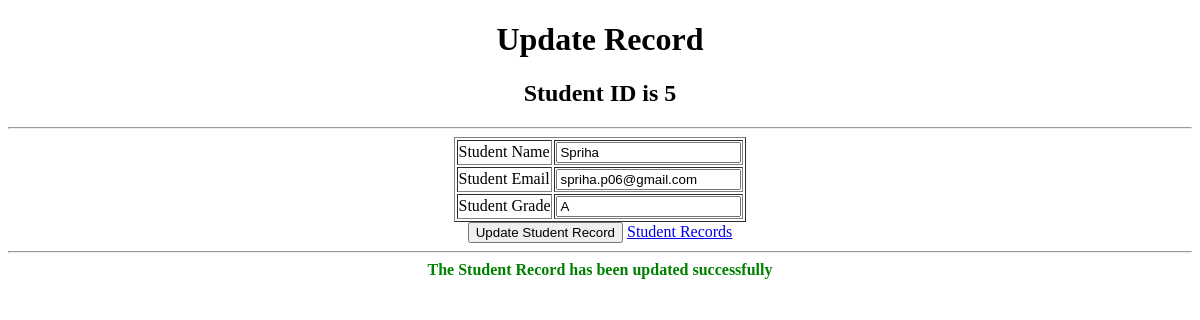
/Update/5, run on an earlier commit of the app's database.
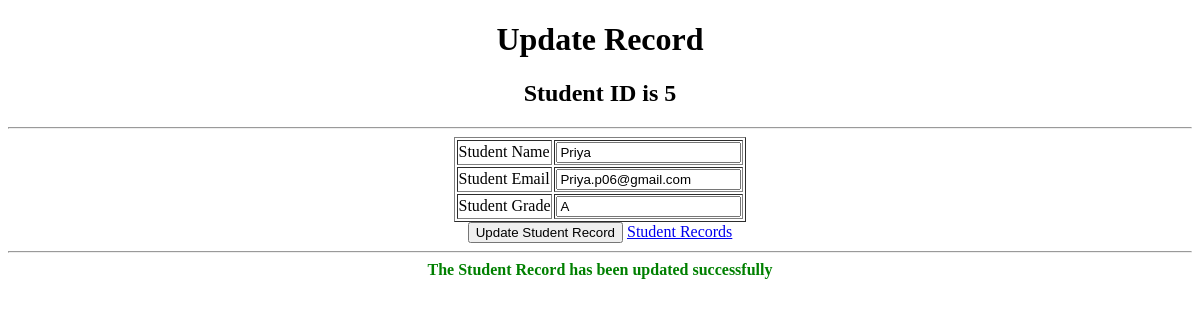
And on a later commit of the database.
### crud/models.py (models this page shows)
class crudst(models.Model):
    stid=models.AutoField(primary_key=True)
    stname=models.CharField(max_length=70)
    stgrade=models.CharField(max_length=50)
    stemail=models.CharField(max_length=90,unique=True)

### crud/views.py (the view)
# urls.py: path('Update/<int:stid>',views.stupdate,name="stupdate"),
def stupdate(request,stid):
    stupdate=crudst.objects.get(stid=stid)
    form=stform(request.POST,instance=stupdate)
    if form.is_valid():
        form.save()
    messages.success(request,"The Student Record has been updated successfully")
    return render(request,"edit.html",{"crudst":stupdate})

### crud/templates/edit.html (shortened to what this page needs)
<!DOCTYPE html>
<html lang="en">
<head>
</head>
<body>
    <center>
        <h1>Update Record</h1>
        <h2>Student ID is {{crudst.stid}}</h2>
        <hr/>
        <form method="POST" action="/Update/{{crudst.stid}}">
            <table border="1">
            <tr><td>Student Name</td>
                <td><input type="text" name="stname" value="{{crudst.stname}}"></td></tr>
               <tr> <td>Student Email</td>
                <td><input type="text" name="stemail" value="{{crudst.stemail}}"></td></tr>
                <tr><td>Student Grade</td>
                <td><input type="text" name="stgrade" value="{{crudst.stgrade}}"></td>
            </tr>
        </table>
        <input type="submit" value="Update Student Record">
        <a href="{% url 'stdisplay' %}">Student Records</a>
    <hr/>
     {% if messages %}
    {% for result in messages %}
    <b style="color:green;">{{result}}</b>
    {% endfor %}
    {% endif %}
    </form>
    </center>
</body>
</html>

What changed in the data, as far as the page shows it:
changed crudst id 5: stname "Spriha" → "Priya"; stemail "spriha.p06@gmail.com" → "Priya.p06@gmail.com"
